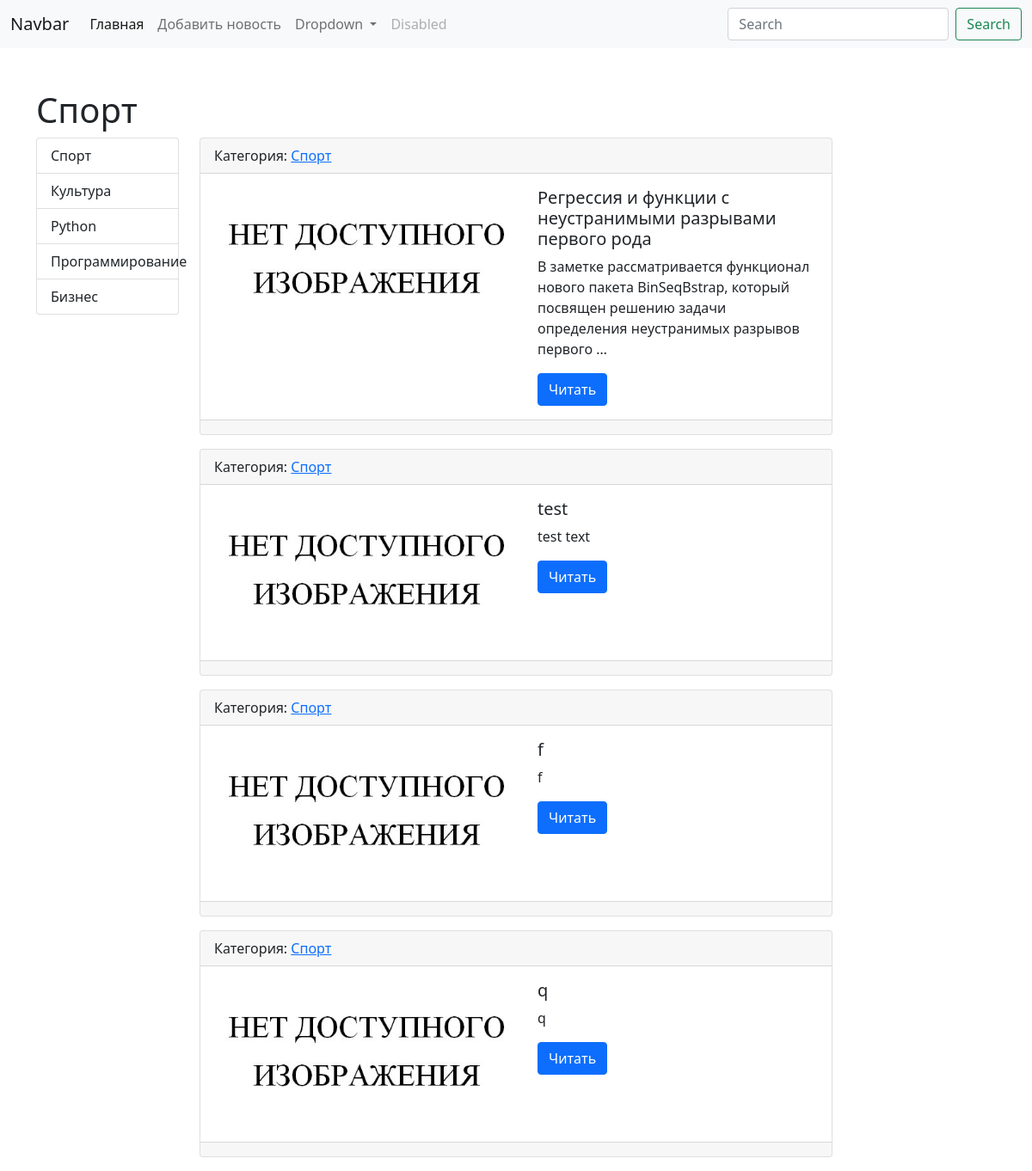
Page /category/1 on the committed database.
### news/models.py (models this page shows, shortened)
class Category(models.Model):
    category = models.CharField(max_length=100, db_index=True)
    def get_absolute_url(self):
        return reverse("cty_id", kwargs={'category_id': self.pk})
    def __str__(self):
        return self.category
    class Meta:
        verbose_name = "Категория"
        verbose_name_plural = "Категории"
        ordering = ['id']

class News(models.Model):
    caption = models.CharField(null=True,max_length=100, verbose_name="Заголовок")
    text = models.TextField(null=True)
    created_at = models.DateTimeField(null=True,auto_now_add=True, verbose_name="Дата создания")
    updated_at = models.DateTimeField(auto_now=True, verbose_name="Обновленно")
    photo = models.ImageField(upload_to="news/%Y/%m/%d", blank=True)
    is_published = models.BooleanField(default=True, verbose_name="Опубликовано")
    category = models.ForeignKey(Category, on_delete=models.PROTECT, null=True)
    likes = models.BigIntegerField(default=0)
    views = models.BigIntegerField(default=0)
    class Meta:
        verbose_name = "Новость"
        verbose_name_plural = "Новости"
        ordering = ['id']

### news/views.py (the view)
# urls.py: path('category/<int:category_id>', GetCat.as_view(), name="cty_id"),
class GetCat(ListView):
    template_name = "news/news_list.html"
    context_object_name = "news"
    def get_queryset(self, **kwargs):
        return News.objects.filter(category=self.kwargs['category_id'])
    def get_context_data(self, *, object_list=None, **kwargs):
        context = super().get_context_data(**kwargs)
        context["title"] = Category.objects.get(pk=self.kwargs["category_id"]).category
        return context

### news/templatetags/news_tags.py (called while the page is built)
@register.simple_tag()
def categories_get():
    return Category.objects.all()

### news/templates/news/news_list.html
{%extends "news/news_base.html"%}
{%block news%}
{%for i in news%}
<div class="card mb-3">
    <div class="card-header">
        Категория: <a href="{{i.category.get_absolute_url}}">{{i.category}}</a>
    </div>
    <div class="card-body">
        <div class="d-flex">
            <div class="flex-shrink-0">
                {% if i.photo%}
                <img src="{{i.photo.url}}" class="card-img-bottom" style="width: 360px" alt="NOT FOUND">
                {% else %}
                <img src="/media/news/img.png" class="card-img-bottom" style="width: 360px" alt="NOT FOUND">
                {% endif %}
            </div>
            <div class="flex-grow-1 ms-3">
                <h5 class="card-title">{{i.caption}}</h5>
                <p class="card-text">{{i.text|truncatewords:15}}</p>
                <a href="{% url 'one' pk=i.pk %}" class="btn btn-primary">Читать</a>
            </div>
        </div>
    </div>
    <div class="card-footer text-muted">
    </div>
</div>
{%endfor%}
{%endblock%}

### news/templates/news/news_base.html
{%extends "base.html"%}
{%block content%}
{%include "news/inc/_nav.html"%}
<div class="container mt-5">
    <h1>{%block t%}{{title}}{%endblock%}</h1>
    <div class="row">
        <div class="col-md-2">
            {%block sidebar%}
            {%include "news/inc/_sidebar.html"%}
            {%endblock%}
        </div>
        <div class="col-md-8">
            {%block news%}{%endblock%}
        </div>
    </div>
</div>
{%endblock%}

### news/templates/news/inc/_sidebar.html
{%load news_tags%}
<ul class="list-group">
    {%categories_get as categories%}
    {%for i in categories%}
    <a href="{% url 'cty_id' category_id=i.pk %}" class="list-group-item">{{i.category}}</a>
    {%endfor%}
</ul>

### rows in the picture
Category: category "Спорт"
Category: category "Культура"
Category: category "Python"
Category: category "Программирование"
Category: category "Бизнес"
News: category "Спорт", caption "Регрессия и функции с неустранимыми разрывами первого рода", text "В заметке рассматривается функционал нового пакета BinSeqBstrap, который посвящен решению задачи определения неустранимых разрывов первого …"
News: category "Спорт", caption "test", text "test text"
News: category "Спорт", caption "f", text "f"
News: category "Спорт", caption "q", text "q"
